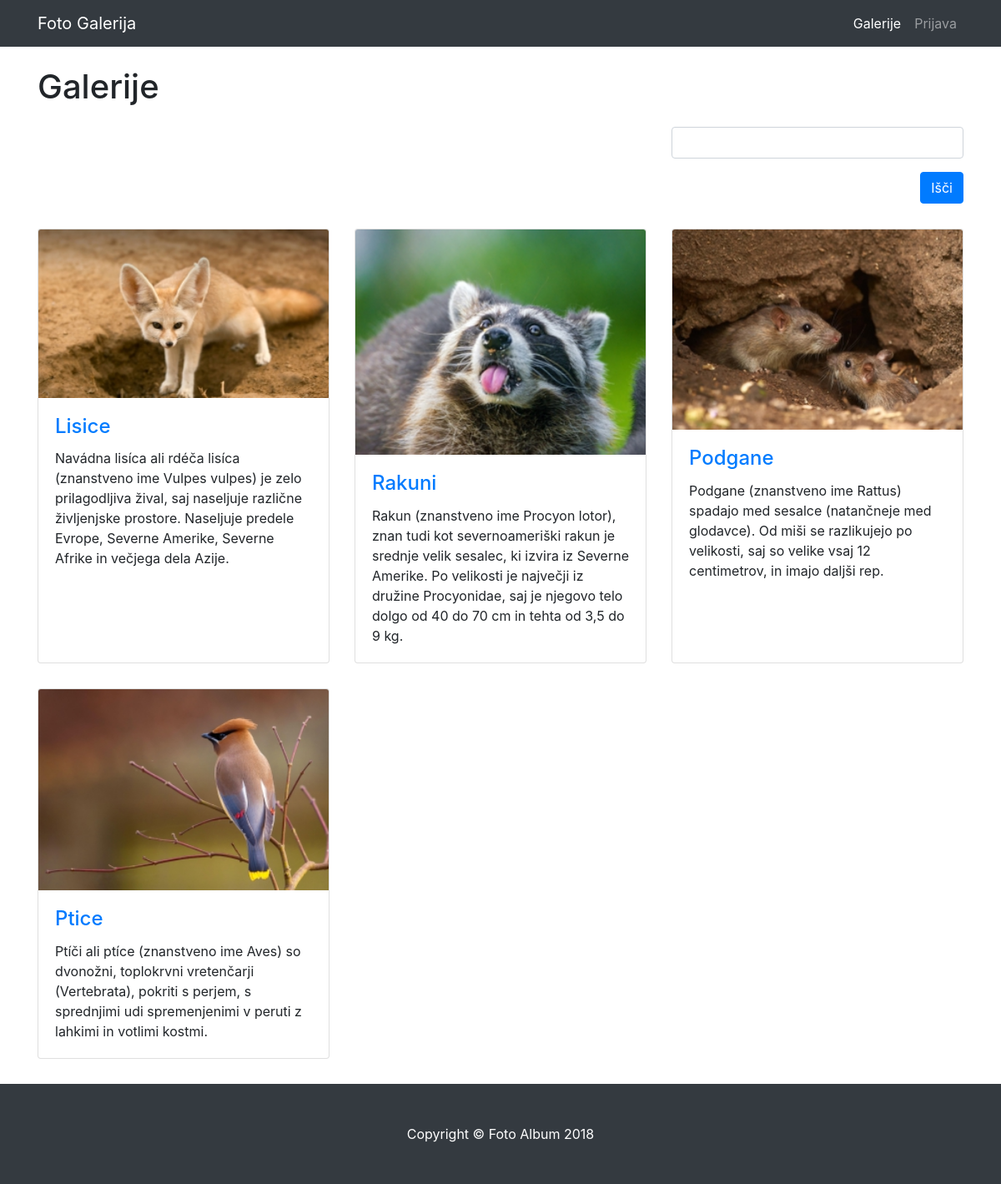
The page / on the database its author committed.
### tables this page shows
CREATE TABLE `album` (
  `ID` int(10) NOT NULL,
  `naslov_albuma` varchar(500) NOT NULL,
  `opis_albuma` varchar(1000) NOT NULL,
  `slika` varchar(500) NOT NULL,
  `status` varchar(20) NOT NULL
);

### index.php (the view, shortened to what this page needs)
<?php
include "glava.php";
include "meni.php";
include "povezi.php";
?>
    <div class="container">
      <h1 class="my-4">Galerije</h1>
<div class="row">
<div class="col-lg-4 col-sm-6 portfolio-item"></div>
<div class="col-lg-4 col-sm-6 portfolio-item"></div>
<div class="col-lg-4 col-sm-6 portfolio-item">
<form role="form" method="post" action="iskalnik.php" id="isci">
      <div class="form-group">
       <input type="text" name="iskalnik" id="iskalnik" class="form-control">
      </div>
      <div align="right">
        <input id="isci" class="btn btn-primary" value="Išči" type="submit">
      </div>
    </form>
</div>
</div>
	<div class="row">
<?php
$result = mysqli_query($povezi,"SELECT * FROM album WHERE status='procesiranje'");
while ($row = mysqli_fetch_assoc($result)){
$naslov_albuma=$row['naslov_albuma'];
$opis_albuma=$row['opis_albuma'];
?>
<div class="col-lg-4 col-sm-6 portfolio-item">
          <div class="card h-100">
            <a href="galerija.php?id=<?php echo $row["ID"];?>"><img class="card-img-top" src="admin/zmanjsane_slike/<?php echo $row['slika'];?>"></a>
            <div class="card-body">
              <h4 class="card-title">
                <a href="galerija.php?id=<?php echo $row["ID"];?>"><?php echo "$naslov_albuma";?></a>
              </h4>
              <p class="card-text"><?php echo "$opis_albuma";?></p>
            </div>
          </div>
        </div>
<?php } ?>
	</div>
</div>
<?php include "noga.php"; ?>

### css/3-col-portfolio.css (style rules this page uses)
body { padding-top: 54px; }
@media (min-width: 992px) { body { padding-top: 56px; } }
.portfolio-item { margin-bottom: 30px; }

### rows shown on the page
album: slika (picture), naslov_albuma "Lisice", opis_albuma "Navádna lisíca ali rdéča lisíca (znanstveno ime Vulpes vulpes) je zelo prilagodljiva žival, saj naseljuje različne življenjske prostore. Naseljuje predele Evrope, Severne Amerike, Severne Afrike in večjega dela Azije."
album: slika (picture), naslov_albuma "Rakuni", opis_albuma "Rakun (znanstveno ime Procyon lotor), znan tudi kot severnoameriški rakun je srednje velik sesalec, ki izvira iz Severne Amerike. Po velikosti je največji iz družine Procyonidae, saj je njegovo telo dolgo od 40 do 70 cm in tehta od 3,5 do 9 kg."
album: slika (picture), naslov_albuma "Podgane", opis_albuma "Podgane (znanstveno ime Rattus) spadajo med sesalce (natančneje med glodavce). Od miši se razlikujejo po velikosti, saj so velike vsaj 12 centimetrov, in imajo daljši rep."
album: slika (picture), naslov_albuma "Ptice", opis_albuma "Ptíči ali ptíce (znanstveno ime Aves) so dvonožni, toplokrvni vretenčarji (Vertebrata), pokriti s perjem, s sprednjimi udi spremenjenimi v peruti z lahkimi in votlimi kostmi."
